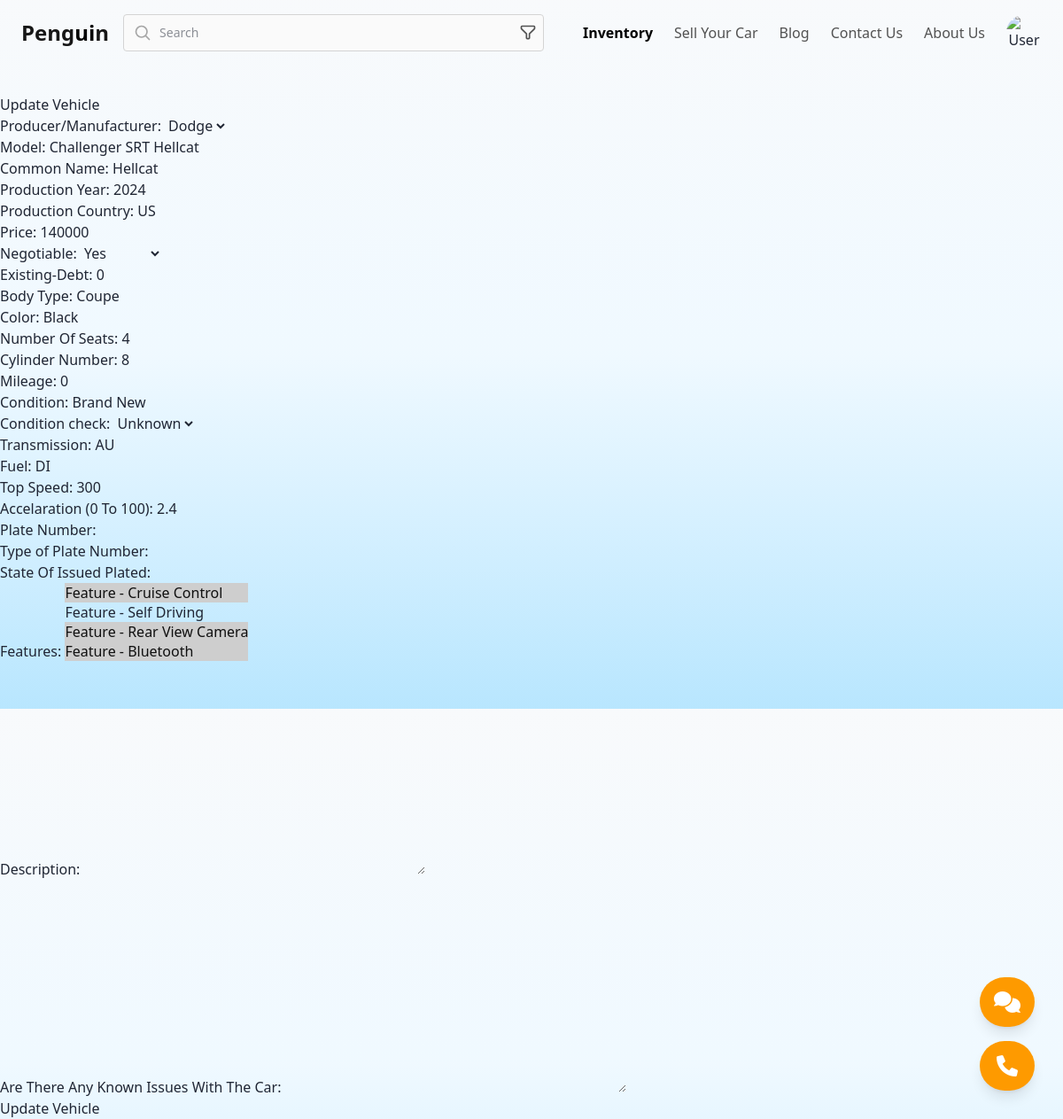
Screenshot of /vehicles/edit/6/ with the database file from the repository.
### vehicles/models.py (models this page shows, shortened)
class Vehicle(models.Model):
    owner = models.ForeignKey('user_auth.Customer', related_name='owned_cars', on_delete=models.DO_NOTHING, blank=True, null=True)
    broker = models.ForeignKey('user_auth.Broker', related_name='owned_cars', on_delete=models.DO_NOTHING, blank=True, null=True)
    producer = models.ForeignKey(to='Producer', verbose_name='Producer/Manufacturer', on_delete=models.DO_NOTHING)
    model = models.CharField(max_length=40, verbose_name='Model')
    common_name = models.CharField(blank=True, null=True, max_length=50, verbose_name='Common Name')
    production_year = models.PositiveIntegerField(blank=True, null=True, verbose_name='Production Year', validators=[MaxValueValidator(2025), MinValueValidator(1995)])
    production_country = models.CharField(blank=True, null=True, max_length=10, verbose_name='Production Country')
    price = models.PositiveIntegerField(null=True, verbose_name='Price') # - size llimit
    price_negotiability = models.BooleanField(null=True, verbose_name='Negotiable')
    existing_debt = models.IntegerField(blank=True, null=True, default=0, verbose_name='Existing-Debt') # -  size limit
    body_type = models.CharField(null=True, max_length=20, verbose_name='Body Type')
    color = models.CharField(null=True, max_length=20, verbose_name='Color')
    seat_size = models.PositiveIntegerField(blank=True, null=True, verbose_name='Number Of Seats', validators=[MaxValueValidator(8), MinValueValidator(1)]) # - size limit
    cylinder_number = models.SmallIntegerField(blank=True, null=True, verbose_name='Cylinder Number', validators=[MaxValueValidator(16), MinValueValidator(3)]) # - size limit
    mileage = models.PositiveIntegerField(blank=True, null=True, default=0, verbose_name='Mileage') # - size limit
    range = models.PositiveIntegerField(blank=True, null=True, verbose_name='Range In KM', validators=[MaxValueValidator(2000)])
    battery_capacity = models.PositiveIntegerField(blank=True, null=True, verbose_name='Battery Capacity In kWh', validators=[MaxValueValidator(500000)])
    condition = models.CharField(blank=True, null=True, max_length=20,  verbose_name='Condition')
    condition_check = models.BooleanField(blank=True, null=True, )
    transmission = models.CharField(null=True, max_length=20,  verbose_name='Transmission')
    fuel_type = models.CharField(null=True, max_length=20,  verbose_name='Fuel')
    top_speed = models.PositiveIntegerField(blank=True, null=True, verbose_name="Top Speed")
    horsepower = models.PositiveSmallIntegerField(blank=True, null=True, validators=[MaxValueValidator(2000)])
    zero_to_hundered = models.FloatField(blank=True, null=True, verbose_name='Accelaration (0 To 100)', validators=[MaxValueValidator(10), MinValueValidator(2)],)
    offroad = models.BooleanField(null=True, blank=True)
    plate_number = models.PositiveIntegerField(blank=True, null=True, verbose_name='Plate Number', validators=[MaxValueValidator(1), MinValueValidator(99999)]) # - size limit
    plate_ownership = models.CharField(blank=True, null=True, max_length=5, verbose_name='Type of Plate Number', )
    plate_state = models.CharField(blank=True, null=True, max_length=20, verbose_name='State Of Issued Plated')
    features = models.ManyToManyField('Feature', blank=True, verbose_name='Features')
    description = models.TextField(null=True, blank=True, verbose_name='Description', max_length=2000)
    date = models.DateTimeField(null=True, auto_now_add=True)
    issues = models.TextField(blank=True, null=True, max_length=2000)
    frozen = models.BooleanField(default=False)
    class Meta:
        verbose_name = 'Vehicle'
        verbose_name_plural = 'Vehicles'

### vehicles/views.py (the view)
# urls.py: path('edit/<int:pk>/', update_vehicle, name = 'update-vehicle-page'),
def update_vehicle(request, pk):
    vehicle = get_object_or_404(Vehicle, pk=pk)
    if request.method == 'POST':
        form = VehicleUpdateForm(request.POST, instance=vehicle)
        if form.is_valid():
            form.save()
            return redirect('detail-vehicle-page', pk=vehicle.pk)
    else:
        form = VehicleUpdateForm(instance=vehicle)
    return render(request, 'vehicles/update-vehicle.html', {'form': form})

### vehicles/forms.py
class VehicleUpdateForm(ModelForm):
    class Meta:
        model = Vehicle
        fields = [
            'producer', 'model', 'common_name', 'production_year', 'production_country',
            'price', 'price_negotiability', 'existing_debt', 'body_type', 'color', 'seat_size',
            'cylinder_number', 'mileage', 'condition', 'condition_check', 'transmission',
            'fuel_type', 'top_speed', 'zero_to_hundered', 'plate_number', 'plate_ownership',
            'plate_state', 'features', 'description', 'issues'
        ]
        labels = {
            'issues': 'Are There Any Known Issues With The Car'
        }

### general/context.py (called while the page is built)
def phone_numbers(request):
    return {'phone_number_1': '+111', 'phone_number_2': '+222', 'phone_number_3': '+333'}

def emails(request):
    return {'email_1': 'email@gmail.com', 'email_2': 'email@zi-net.com'}

def socials(request):
    return {'whatsapp_1': 'whatsapp_1',
            'whatsapp_2': 'whatsapp_2',
            'whatsapp_3': 'whatsapp_3',
            'telegram': 'telegram',
            'instagram': 'instagram',
            'facebook': 'facebook',
            'linkedin': 'linkedin',
            }

def global_data(request):
    return {'site_name': 'Zi-Mekina',
        'producers':Producer.objects.all()}

def tailwind_style(request):
    return {
        'light_bg_gradient': 'bg-gradient-to-b from-slate-50 via-sky-50 to-sky-200',
        'dark_bg_gradient': 'dark:bg-gradient-to-tr dark:from-neutral-900 dark:via-zinc-900 dark:to-gray-900',
        'full_bg_gradient':'bg-gradient-to-b from-slate-50 via-sky-50 to-sky-200 dark:bg-gradient-to-tr dark:from-neutral-900 dark:via-zinc-900 dark:to-gray-900 bg-cover bg-center'
    }

### vehicles/models.py (called while the page is built)
    def __str__(self):
        return 'Feature - ' + self.name

    def __str__(self):
        return self.name

### templates/vehicles/update-vehicle.html
{% extends 'base.html' %} {% block content %}
<h1>Update Vehicle</h1>
<form method="post">
	{% csrf_token %} {{ form.as_p }}
	<button type="submit">Update Vehicle</button>
</form>
{% endblock content %}

### rows the page displays
Vehicle: producer "Dodge", model "Challenger SRT Hellcat", common_name "Hellcat", production_year "2024", production_country "US", price "140000", price_negotiability "Yes", existing_debt "0", body_type "Coupe", color "Black", seat_size "4", cylinder_number "8", mileage "0", condition "Brand New", condition_check "Unknown", transmission "AU", fuel_type "DI", top_speed "300", zero_to_hundered "2.4"
